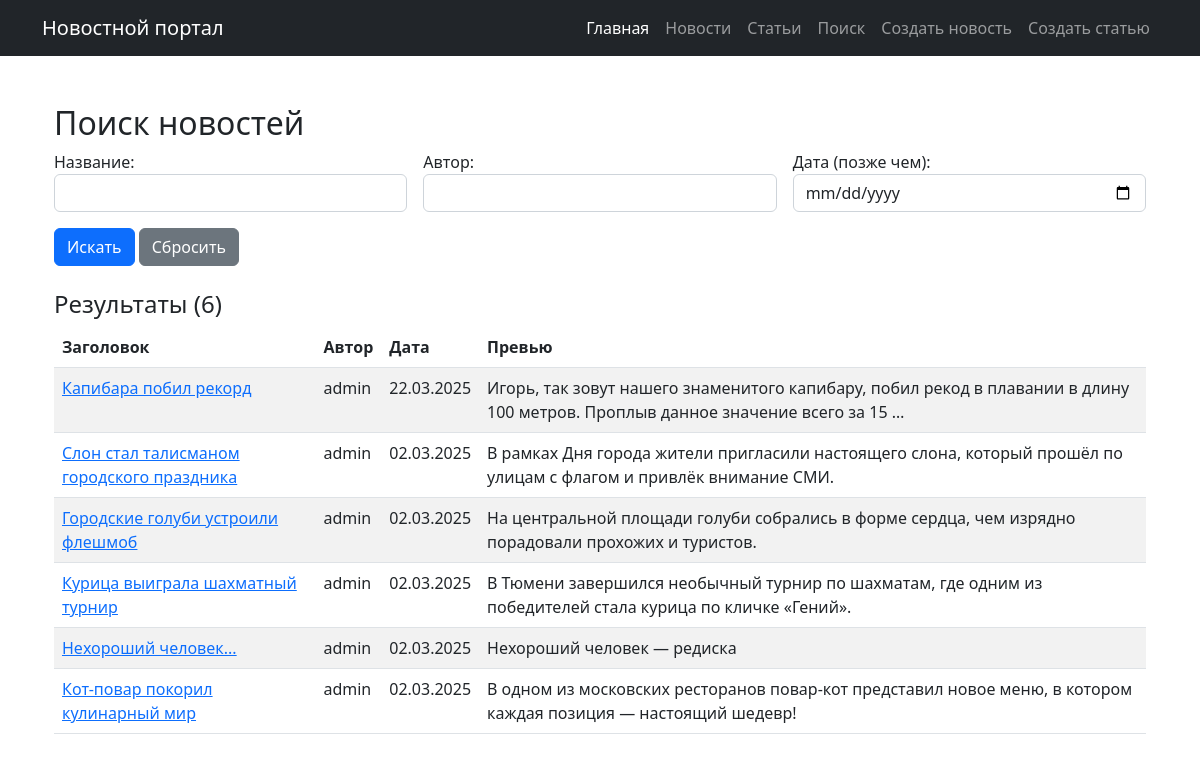
The app's page /news/search/ with its own data.
### portal/models.py (models this page shows, shortened)
class Post(models.Model):
    POST_TYPES = [
        ('article', 'Статья'),
        ('news', 'Новость'),
    ]
    author = models.ForeignKey(Author, on_delete=models.CASCADE)
    post_type = models.CharField(max_length=7, choices=POST_TYPES)
    created_at = models.DateTimeField(auto_now_add=True)
    categories = models.ManyToManyField(Category, through='PostCategory')
    title = models.CharField(max_length=255)
    content = models.TextField()
    rating = models.IntegerField(default=0)

class Author(models.Model):
    user = models.OneToOneField(User, on_delete=models.CASCADE)
    rating = models.IntegerField(default=0)

### portal/views.py (the view)
# urls.py: path('news/search/', views.search_news, name='news_search'),
def search_news(request):
    news = Post.objects.filter(post_type='news').order_by('-created_at')
    news_filter = NewsFilter(request.GET, queryset=news)
    return render(request, 'portal/search.html', {'filter': news_filter, 'news': news_filter.qs})

### templates/portal/search.html
{% extends 'default.html' %}
{% block content %}
<div class="container mt-5">
    <h2>Поиск новостей</h2>
    <form method="get" class="mb-4">
    <div class="row g-3">
        <div class="col-md-4">
            <label for="id_title">Название:</label>
            <input type="text"
                   name="title"
                   value="{{ filter.form.title.value|default:'' }}"
                   class="form-control">
        </div>
        <div class="col-md-4">
            <label for="id_author">Автор:</label>
            <input type="text"
                   name="author"
                   value="{{ filter.form.author.value|default:'' }}"
                   class="form-control">
        </div>
        <div class="col-md-4">
            <label for="id_date">Дата (позже чем):</label>
            <input type="date"
                   name="date"
                   value="{{ filter.form.date.value|default:'' }}"
                   class="form-control">
        </div>
    </div>
    <button type="submit" class="btn btn-primary mt-3">Искать</button>
    <a href="{% url 'news_search' %}" class="btn btn-secondary mt-3">Сбросить</a>
</form>
    {% if news %}
        <h4>Результаты ({{ news|length }})</h4>
        <table class="table table-striped">
            <thead>
                <tr>
                    <th>Заголовок</th>
                    <th>Автор</th>
                    <th>Дата</th>
                    <th>Превью</th>
                </tr>
            </thead>
            <tbody>
                {% for post in news %}
                    <tr>
                        <td><a href="/news/{{ post.id }}/">{{ post.title }}</a></td>
                        <td>{{ post.author.user.username }}</td>
                        <td>{{ post.created_at|date:"d.m.Y" }}</td>
                        <td>{{ post.content|truncatewords:20 }}</td>
                    </tr>
                {% endfor %}
            </tbody>
        </table>
    {% else %}
        <div class="alert alert-info">Новостей не найдено.</div>
    {% endif %}
</div>
{% endblock %}

### records on screen
Post: title "Капибара побил рекорд", author.user.username "admin", created_at "22.03.2025", content "Игорь, так зовут нашего знаменитого капибару, побил рекод в плавании в длину 100 метров. Проплыв данное значение всего за 15 …"
Post: title "Слон стал талисманом городского праздника", author.user.username "admin", created_at "02.03.2025", content "В рамках Дня города жители пригласили настоящего слона, который прошёл по улицам с флагом и привлёк внимание СМИ."
Post: title "Городские голуби устроили флешмоб", author.user.username "admin", created_at "02.03.2025", content "На центральной площади голуби собрались в форме сердца, чем изрядно порадовали прохожих и туристов."
Post: title "Курица выиграла шахматный турнир", author.user.username "admin", created_at "02.03.2025", content "В Тюмени завершился необычный турнир по шахматам, где одним из победителей стала курица по кличке «Гений»."
Post: title "Нехороший человек...", author.user.username "admin", created_at "02.03.2025", content "Нехороший человек — редиска"
Post: title "Кот-повар покорил кулинарный мир", author.user.username "admin", created_at "02.03.2025", content "В одном из московских ресторанов повар-кот представил новое меню, в котором каждая позиция — настоящий шедевр!"

### other values on screen
{{ news|length }} "6"
